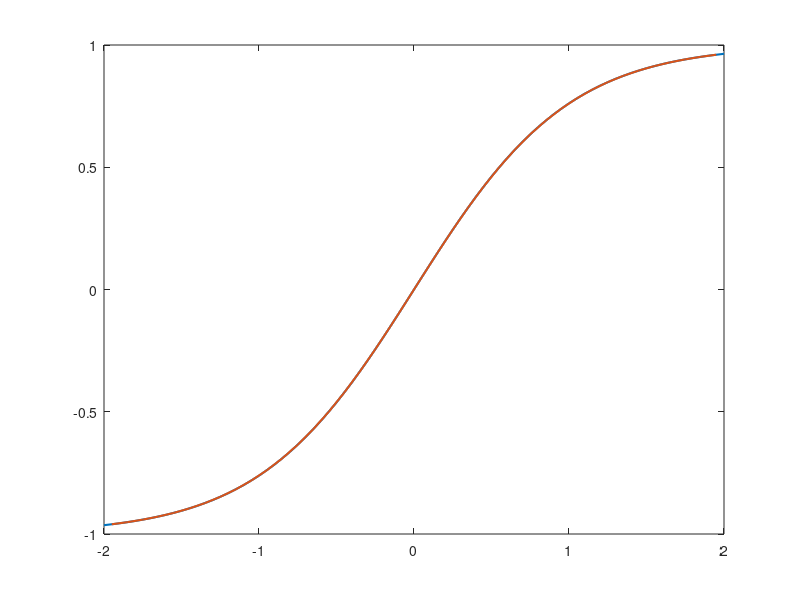

Write the MATLAB code that produced this figure. (Note: this script raises an error after producing the figure.)
% This file deals with plotting the function tanh against its
% anti-derivative and anti-anti derivative expressions to visualise
% how each of these functions approximates the explicit function
lineWidth = 1.5
%%%%%%%%%%%%%%%%%%%%%%%%%%%%%%%%%%%%%%%%%%%%%%%%%%%%%%%%%%%%%%%%%%%%%%%%%%%%%%%%
% set x axis
%%%%%%%%%%%%%%%%%%%%%%%%%%%%%%%%%%%%%%%%%%%%%%%%%%%%%%%%%%%%%%%%%%%%%%%%%%%%%%%%
grainSize = .1;
minLimit = -2;
maxLimit = 2;
x = minLimit:grainSize:maxLimit;

%%%%%%%%%%%%%%%%%%%%%%%%%%%%%%%%%%%%%%%%%%%%%%%%%%%%%%%%%%%%%%%%%%%%%%%%%%%%%%%%
% clipping function
%%%%%%%%%%%%%%%%%%%%%%%%%%%%%%%%%%%%%%%%%%%%%%%%%%%%%%%%%%%%%%%%%%%%%%%%%%%%%%%%
explicit = tanh(x);

%%%%%%%%%%%%%%%%%%%%%%%%%%%%%%%%%%%%%%%%%%%%%%%%%%%%%%%%%%%%%%%%%%%%%%%%%%%%%%%%
% anti-derivative
%%%%%%%%%%%%%%%%%%%%%%%%%%%%%%%%%%%%%%%%%%%%%%%%%%%%%%%%%%%%%%%%%%%%%%%%%%%%%%%%
dx = grainSize;
x0 = x(2:end);
x1 = x(1:end-1);
antiDerivative = (log(cosh(x0))-log(cosh(x1)))/dx;
adRange = x(1:end-1);

%%%%%%%%%%%%%%%%%%%%%%%%%%%%%%%%%%%%%%%%%%%%%%%%%%%%%%%%%%%%%%%%%%%%%%%%%%%%%%%%
% plot to compare
%%%%%%%%%%%%%%%%%%%%%%%%%%%%%%%%%%%%%%%%%%%%%%%%%%%%%%%%%%%%%%%%%%%%%%%%%%%%%%%%
plot (x,explicit, 'DisplayName', 'tanh(x)','LineWidth',lineWidth);
hold on
plot((x0+x1)/2, antiDerivative, 'DisplayName', 'anti-Derivative','LineWidth',lineWidth);


%%%%%%%%%%%%%%%%%%%%%%%%%%%%%%%%%%%%%%%%%%%%%%%%%%%%%%%%%%%%%%%%%%%%%%%%%%%%%%%%
% approximate anti-anti-derivative and plot
%%%%%%%%%%%%%%%%%%%%%%%%%%%%%%%%%%%%%%%%%%%%%%%%%%%%%%%%%%%%%%%%%%%%%%%%%%%%%%%%

%% FD steps
xx0 = x(3:end);
xx1 = x(2:end-1);
xx2 = x(1:end-2);

for i = 1:2:10
  stepNum = 1000*i;
  tag = sprintf('anti-anti-derivative: %d steps', stepNum);
  aaDerivative = (tanhaad(xx0, stepNum) - 2*tanhaad(xx1, stepNum) + tanhaad(xx2, stepNum))/(dx^2);
  plot(xx1, aaDerivative, 'DisplayName', tag,'LineWidth',lineWidth)
end

legend(gca,'show')

%%%%%%%%%%%%%%%%%%%%%%%%%%%%%%%%%%%%%%%%%%%%%%%%%%%%%%%%%%%%%%%%%%%%%%%%%%%%%%%%
% Functions
%%%%%%%%%%%%%%%%%%%%%%%%%%%%%%%%%%%%%%%%%%%%%%%%%%%%%%%%%%%%%%%%%%%%%%%%%%%%%%%%
function [ out ] = tanhaad( in, stepCount )
  % TANHAAD: approximate anti-anti-derivative of tanh function
  %
  % stepCount is the number of grains used to approximate. Most accurate when
  % greater than 10000. Higher stepCount will result in higher computation cost
  out = (spence(-exp(-2*in), stepCount) - in.*(in + 2*log(exp(-2*in) + 1) - 2*log(cosh(in))))/2;
end  % end tanhaad

function out = spence(in, stepCount)
  % SPENCE: Spence's Function approximation
  %
  % For Li_2 (z), z = in
  %
  % stepCount is the number of grains used to approximate. Most accurate when
  % greater than 10000. Higher stepCount will result in higher computation cost
  for i = 1:length(in)

    % stepCount = 10000;
    du = abs(in(i)/stepCount);
    u = linspace(0,in(i),stepCount);
    totalArea = 0;
    y = log(1-u(2))/u(2);
    dy = log(1-u(2))/u(2)+1;

    triangleArea = dy*du*.5;
    rectArea = abs(y-abs(dy))*du;
    totalArea = totalArea + triangleArea + rectArea;

    for k = 3:(stepCount)

      y = log(1-u(k))/u(k);
      dy = log(1-u(k))/u(k)-log(1-u(k-1))/u(k-1);

      triangleArea = dy*du*.5;
      rectArea = (y-abs(dy))*du;
      totalArea = totalArea + triangleArea + rectArea;

    end

    out(i) = totalArea;
  end

end % end spence
